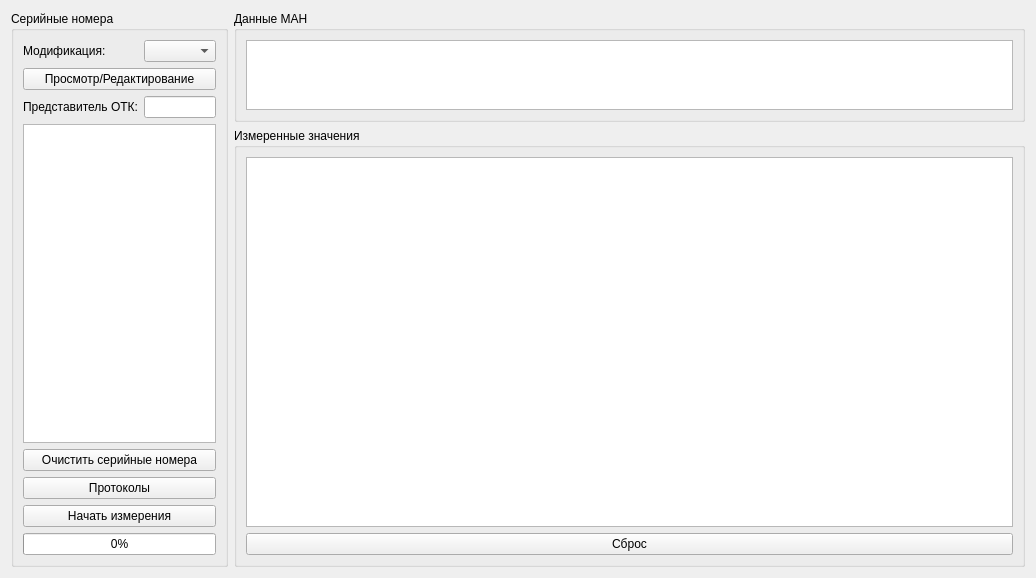
<?xml version="1.0" encoding="UTF-8"?>
<ui version="4.0">
 <class>PrepareForm</class>
 <widget class="QWidget" name="PrepareForm">
  <property name="geometry">
   <rect>
    <x>0</x>
    <y>0</y>
    <width>1036</width>
    <height>578</height>
   </rect>
  </property>
  <property name="windowTitle">
   <string>Form</string>
  </property>
  <layout class="QGridLayout" name="gridLayout_2" rowstretch="1,10" columnstretch="1,10">
   <item row="0" column="1">
    <widget class="QGroupBox" name="groupBox_3">
     <property name="title">
      <string>Данные МАН</string>
     </property>
     <layout class="QVBoxLayout" name="verticalLayout">
      <item>
       <widget class="ManTableView" name="tvMeasure">
        <property name="sizePolicy">
         <sizepolicy hsizetype="Expanding" vsizetype="Expanding">
          <horstretch>0</horstretch>
          <verstretch>0</verstretch>
         </sizepolicy>
        </property>
       </widget>
      </item>
     </layout>
    </widget>
   </item>
   <item row="1" column="1">
    <widget class="QGroupBox" name="groupBox_4">
     <property name="title">
      <string>Измеренные значения</string>
     </property>
     <layout class="QVBoxLayout" name="verticalLayout_2">
      <item>
       <widget class="TestsTableView" name="tvTest"/>
      </item>
      <item>
       <widget class="QPushButton" name="pbClear">
        <property name="text">
         <string>Сброс</string>
        </property>
       </widget>
      </item>
     </layout>
    </widget>
   </item>
   <item row="0" column="0" rowspan="2">
    <widget class="QGroupBox" name="groupBox_2">
     <property name="title">
      <string>Серийные номера</string>
     </property>
     <layout class="QGridLayout" name="gridLayout">
      <item row="3" column="0" colspan="2">
       <widget class="SnTableView" name="tvSerNum">
        <property name="sizePolicy">
         <sizepolicy hsizetype="Expanding" vsizetype="MinimumExpanding">
          <horstretch>0</horstretch>
          <verstretch>0</verstretch>
         </sizepolicy>
        </property>
       </widget>
      </item>
      <item row="2" column="1">
       <widget class="QLineEdit" name="leFio"/>
      </item>
      <item row="4" column="0" colspan="2">
       <widget class="QPushButton" name="pbClearSerNum">
        <property name="text">
         <string>Очистить серийные номера</string>
        </property>
       </widget>
      </item>
      <item row="0" column="1">
       <widget class="QComboBox" name="cbxDevice"/>
      </item>
      <item row="6" column="0" colspan="2">
       <widget class="QPushButton" name="pbStartStop">
        <property name="text">
         <string>Начать измерения</string>
        </property>
        <property name="checkable">
         <bool>true</bool>
        </property>
       </widget>
      </item>
      <item row="7" column="0" colspan="2">
       <widget class="QProgressBar" name="progressBar">
        <property name="value">
         <number>0</number>
        </property>
        <property name="alignment">
         <set>Qt::AlignCenter</set>
        </property>
       </widget>
      </item>
      <item row="1" column="0" colspan="2">
       <widget class="QPushButton" name="pushButton">
        <property name="text">
         <string>Просмотр/Редактирование</string>
        </property>
       </widget>
      </item>
      <item row="0" column="0">
       <widget class="QLabel" name="label">
        <property name="text">
         <string>Модификация:</string>
        </property>
       </widget>
      </item>
      <item row="2" column="0">
       <widget class="QLabel" name="label_2">
        <property name="text">
         <string>Представитель ОТК:</string>
        </property>
       </widget>
      </item>
      <item row="5" column="0" colspan="2">
       <widget class="QPushButton" name="pbProto">
        <property name="text">
         <string>Протоколы</string>
        </property>
       </widget>
      </item>
     </layout>
    </widget>
   </item>
  </layout>
 </widget>
 <customwidgets>
  <customwidget>
   <class>SnTableView</class>
   <extends>QTableView</extends>
   <header>sntableview.h</header>
  </customwidget>
  <customwidget>
   <class>ManTableView</class>
   <extends>QTableView</extends>
   <header>mantableview.h</header>
  </customwidget>
  <customwidget>
   <class>TestsTableView</class>
   <extends>QTableView</extends>
   <header>teststableview.h</header>
  </customwidget>
 </customwidgets>
 <resources/>
 <connections/>
</ui>
